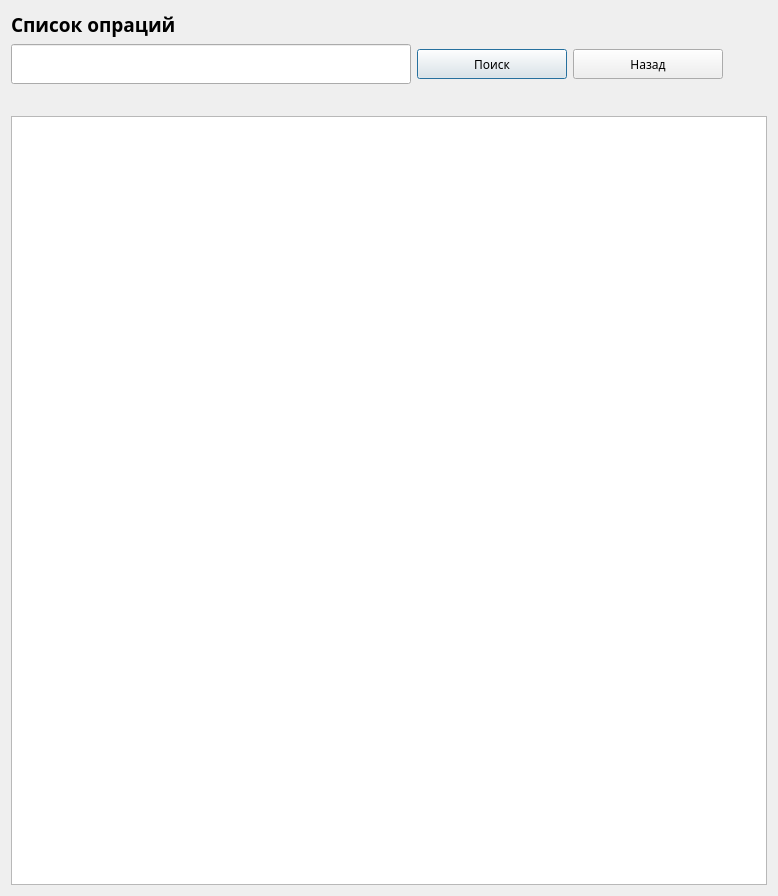
<?xml version="1.0" encoding="UTF-8"?>
<ui version="4.0">
 <class>surgerycost</class>
 <widget class="QDialog" name="surgerycost">
  <property name="geometry">
   <rect>
    <x>0</x>
    <y>0</y>
    <width>774</width>
    <height>896</height>
   </rect>
  </property>
  <property name="font">
   <font>
    <family>Gargi</family>
   </font>
  </property>
  <property name="windowTitle">
   <string>Цены на операции</string>
  </property>
  <layout class="QGridLayout" name="gridLayout">
   <item row="0" column="0" colspan="3">
    <widget class="QLabel" name="lbSpecialization_15">
     <property name="minimumSize">
      <size>
       <width>650</width>
       <height>20</height>
      </size>
     </property>
     <property name="maximumSize">
      <size>
       <width>650</width>
       <height>40</height>
      </size>
     </property>
     <property name="font">
      <font>
       <family>Gargi</family>
       <pointsize>14</pointsize>
       <weight>75</weight>
       <bold>true</bold>
      </font>
     </property>
     <property name="text">
      <string>Список опраций</string>
     </property>
     <property name="alignment">
      <set>Qt::AlignLeading|Qt::AlignLeft|Qt::AlignVCenter</set>
     </property>
     <property name="margin">
      <number>10</number>
     </property>
    </widget>
   </item>
   <item row="1" column="0">
    <widget class="QLineEdit" name="leSearchAnalysis">
     <property name="minimumSize">
      <size>
       <width>0</width>
       <height>40</height>
      </size>
     </property>
     <property name="maximumSize">
      <size>
       <width>400</width>
       <height>16777215</height>
      </size>
     </property>
     <property name="alignment">
      <set>Qt::AlignLeading|Qt::AlignLeft|Qt::AlignTop</set>
     </property>
    </widget>
   </item>
   <item row="1" column="1">
    <widget class="QPushButton" name="btnSearch">
     <property name="minimumSize">
      <size>
       <width>150</width>
       <height>30</height>
      </size>
     </property>
     <property name="maximumSize">
      <size>
       <width>150</width>
       <height>30</height>
      </size>
     </property>
     <property name="text">
      <string>Поиск</string>
     </property>
     <property name="default">
      <bool>false</bool>
     </property>
     <property name="flat">
      <bool>false</bool>
     </property>
    </widget>
   </item>
   <item row="1" column="2" colspan="2">
    <widget class="QPushButton" name="btnBack">
     <property name="minimumSize">
      <size>
       <width>150</width>
       <height>30</height>
      </size>
     </property>
     <property name="maximumSize">
      <size>
       <width>150</width>
       <height>30</height>
      </size>
     </property>
     <property name="text">
      <string>Назад</string>
     </property>
    </widget>
   </item>
   <item row="2" column="3">
    <widget class="QLabel" name="lbSpecialization_14">
     <property name="minimumSize">
      <size>
       <width>100</width>
       <height>20</height>
      </size>
     </property>
     <property name="maximumSize">
      <size>
       <width>200</width>
       <height>40</height>
      </size>
     </property>
     <property name="text">
      <string/>
     </property>
     <property name="margin">
      <number>7</number>
     </property>
    </widget>
   </item>
   <item row="3" column="0" colspan="4">
    <widget class="QTableWidget" name="twSurgery"/>
   </item>
  </layout>
 </widget>
 <resources/>
 <connections/>
</ui>
